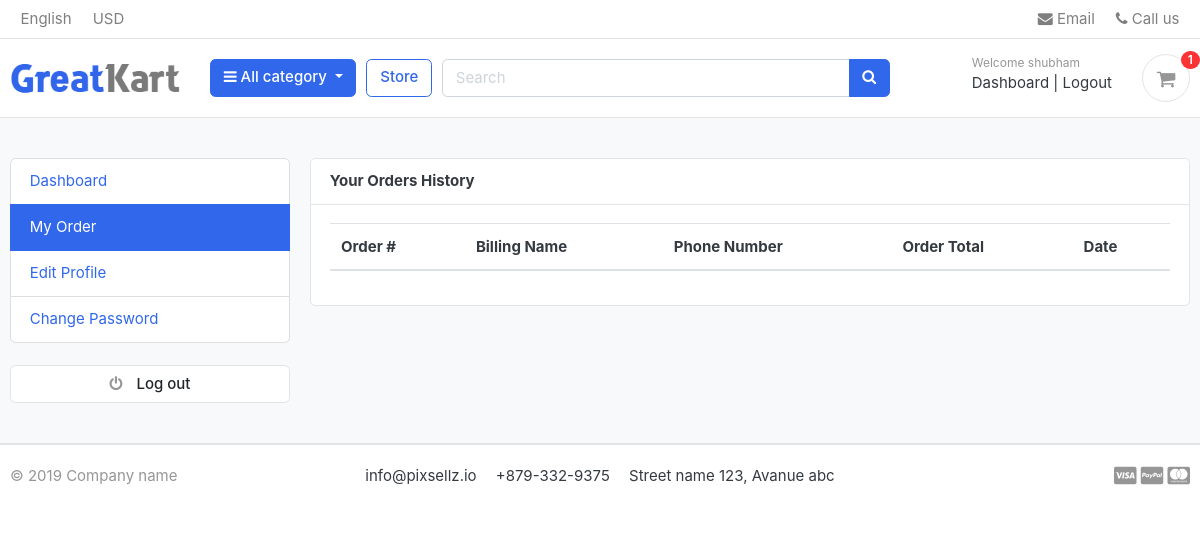
The app's page /accounts/my_orders/ (signed in), older data.
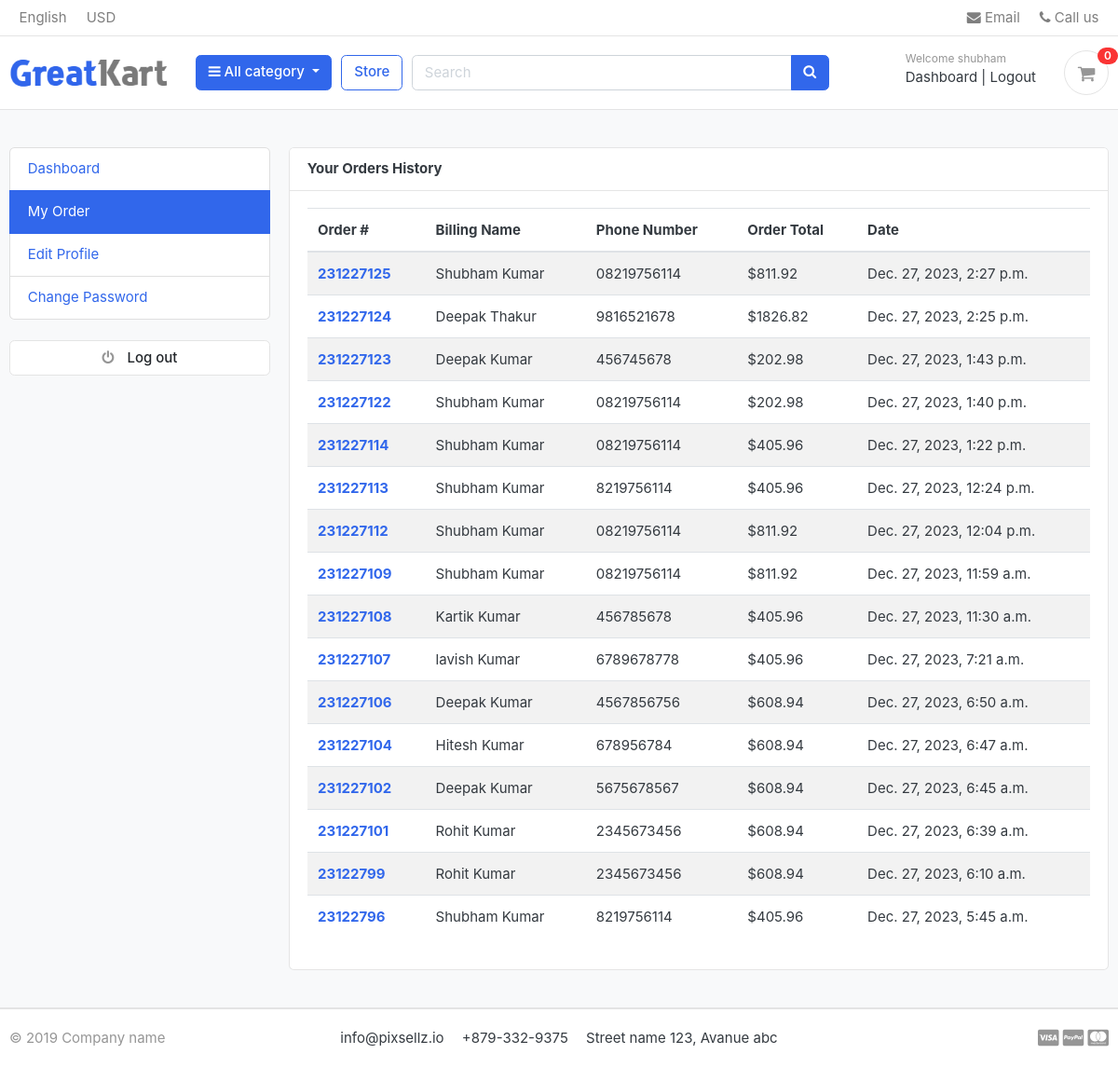
The same page, newer data.
### orders/models.py (models this page shows, shortened)
class Order(models.Model):
   STATUS = (
      ('New', 'New'),
      ('Accepted', 'Accepted'),
      ('Completed', 'Completed'),
      ('Cancelled','Cancelled'),
   )
   user = models.ForeignKey(Account,on_delete=models.SET_NULL,null=True,related_name='user_orders')
   payment = models.ForeignKey(Payment,on_delete=models.SET_NULL,null=True,blank=True,related_name='payment_orders')
   order_number = models.CharField(max_length=100)
   first_name = models.CharField(max_length=100)
   last_name = models.CharField(max_length=100)
   phone_number = models.CharField(max_length=15)
   email = models.CharField(max_length=50)
   address_line_1 = models.CharField(max_length=100)
   address_line_2 = models.CharField(max_length=90,blank=True)
   country = models.CharField(max_length=30)
   state = models.CharField(max_length=20,default='Default State')
   city = models.CharField(max_length=30)
   order_note = models.CharField(max_length=100,blank=True)
   order_total = models.FloatField()
   tax = models.FloatField()
   status = models.CharField(max_length=10,choices=STATUS,default='New')
   ip = models.CharField(blank=True,max_length=20)
   is_ordered = models.BooleanField(default=False)
   created_at = models.DateTimeField(auto_now_add=True)
   updated_at = models.DateTimeField(auto_now_add=True)
   def full_name(self):
      return f"{self.first_name} {self.last_name}"

### accounts/views.py (the view)
# urls.py: path('my_orders/',views.my_orders,name='my_orders'),
@login_required(login_url='login')
def my_orders(request):
   orders = Order.objects.filter(user=request.user,is_ordered=True).order_by('-created_at')
   context={
      'orders':orders,
   }
   return render(request, 'accounts/my_orders.html',context)

### carts/context_processors.py (called while the page is built)
def counter(request):
    cart_count=0
    if 'admin' in request.path:
        return {}
    else:
        try:
            cart = Cart.objects.filter(cart_id=_cart_id(request))
            if request.user.is_authenticated:
                cart_items = CartItem.objects.all().filter(user=request.user)
            else:
                cart_items = CartItem.objects.all().filter(cart = cart[:1])
            for cart_item in cart_items:
                cart_count += cart_item.quantity
        except Cart.DoesNotExist:
            cart_count=0
    return dict(cart_count=cart_count)

### carts/views.py (called while the page is built)
def _cart_id(request): # private function to create a new cart_id
    cart = request.session.session_key
    if not cart:
        cart = request.session.create()
    return cart

### category/context_processors.py (called while the page is built)
def menu_links(request):  #this function will fetch all the categoris from database
    links = Category.objects.all()
    return dict(links=links)

### category/models.py (called while the page is built)
   def get_url(self):
      return reverse('products_by_category',args=[self.slug])

### cart/templates/accounts/my_orders.html (shortened to what this page needs)
{% extends 'cart/base.html' %}
{% load static %}
{% block content %}
<section class="section-conten padding-y bg">
	<div class="container">
		<div class="row">
			{% include "common/dashboard_sidebar.html" %}
			<main class="col-md-9">
				<article class="card">
					<header class="card-header">
						<strong class="d-inline-block mr-3">Your Orders History</strong>
					</header>
					<div class="card-body">
						<div class="row">
							<div class="col-md-12">
                        <table class="table table-striped">
                           <thead>
                             <tr>
                               <th scope="col">Order #</th>
                               <th scope="col">Billing Name</th>
                               <th scope="col">Phone Number</th>
                               <th scope="col">Order Total</th>
                               <th scope="col">Date</th>
                             </tr>
                           </thead>
                           <tbody>
                              {% for order in orders  %}
                                 <tr>
                                    <th scope="row"><a href="{% url "order_detail" order.order_number %}">{{order.order_number}}</a></th>
                                    <td>{{order.full_name}}</td>
                                    <td>{{order.phone_number}}</td>
                                    <td>${{order.order_total}}</td>
                                    <td>{{order.created_at}}</td>
                                 </tr>
                             {% endfor %}
                           </tbody>
                         </table>
							</div>
						</div>
					</div>
				</article>
			</main>
		</div>
	</div>
</section>
{% endblock content %}

### cart/templates/common/navbar.html (shortened to what this page needs)
{% load static %}
<header class="section-header">
	<nav class="navbar p-md-0 navbar-expand-sm navbar-light border-bottom">
		<div class="container">
			<div class="collapse navbar-collapse" id="navbarTop4">
				<ul class="navbar-nav mr-auto">
					<li class="nav-item dropdown">
						<a href="#" class="nav-link"> English </a>
					</li>
					<li class="nav-item dropdown">
						<a href="#" class="nav-link"> USD </a>
					</li>
				</ul>
				<ul class="navbar-nav">
					<li>
						<a href="#" class="nav-link">
							<i class="fa fa-envelope"></i> Email
						</a>
					</li>
					<li>
						<a href="#" class="nav-link">
							<i class="fa fa-phone"></i> Call us
						</a>
					</li>
				</ul>
			</div>
		</div>
	</nav>
	<section class="header-main border-bottom">
		<div class="container">
			<div class="row align-items-center">
				<div class="col-lg-2 col-md-3 col-6">
					<a href="{% url 'home' %}" class="brand-wrap">
						<img class="logo" src="{% static 'cart/images/logo.png' %} " />
					</a>
				</div>
				<div class="col-lg col-sm col-md col-6 flex-grow-0">
					<div class="category-wrap dropdown d-inline-block float-right">
						<button
							type="button"
							class="btn btn-primary dropdown-toggle"
							data-toggle="dropdown">
							<i class="fa fa-bars"></i> All category
						</button>
					</div>
				</div>
				<a href="{% url 'store' %}" class="btn btn-outline-primary">Store</a>
				<div class="col-lg col-md-6 col-sm-12 col">
					<form action="{% url "search" %}" class="search" method="GET">
						<div class="input-group w-100">
							<input
								type="text"
								class="form-control"
								style="width: 60%"
								placeholder="Search"
								name = "keyword" />
							<div class="input-group-append">
								<button class="btn btn-primary" type="submit">
									<i class="fa fa-search"></i>
								</button>
							</div>
						</div>
					</form>
				</div>
				<div class="col-lg-3 col-sm-6 col-8 order-2 order-lg-3">
					<div class="d-flex justify-content-end mb-3 mb-lg-0">
						{% if user.id is None%}
							<div class="widget-header">
								<small class="title text-muted">Welcome guest!</small>
								<div>
									<a href="{% url "login" %}">Sign in</a>
									<span class="dark-transp"> | </span>
									<a href="{% url "register" %}"> Register</a>
								</div>
							</div>
						{% else %}
							<div class="widget-header">
								<small class="title text-muted">Welcome {{user.first_name}}</small>
								<div>
									<a href="{% url "dashboard" %}">Dashboard</a>
									<span class="dark-transp"> | </span>
									<a href="{% url "logout" %}">Logout</a>
								</div>
							</div>
						{% endif %}
						<a href="{% url "cart" %}" class="widget-header pl-3 ml-3">
							<div class="icon icon-sm rounded-circle border">
								<i class="fa fa-shopping-cart"></i>
							</div>
							<span class="badge badge-pill badge-danger notify">{{cart_count}}</span>
						</a>
					</div>
				</div>
			</div>
		</div>
	</section>
</header>

Row changes from the older to the newer data that the page shows:
added Order: order_number "231227125", full_name "Shubham Kumar", phone_number "08219756114", order_total "811.92", created_at "Dec. 27, 2023, 2:27 p.m."
added Order: order_number "231227124", full_name "Deepak Thakur", phone_number "9816521678", order_total "1826.82", created_at "Dec. 27, 2023, 2:25 p.m."
added Order: order_number "231227123", full_name "Deepak Kumar", phone_number "456745678", order_total "202.98", created_at "Dec. 27, 2023, 1:43 p.m."
added Order: order_number "231227122", full_name "Shubham Kumar", phone_number "08219756114", order_total "202.98", created_at "Dec. 27, 2023, 1:40 p.m."
added Order: order_number "231227114", full_name "Shubham Kumar", phone_number "08219756114", order_total "405.96", created_at "Dec. 27, 2023, 1:22 p.m."
added Order: order_number "231227113", full_name "Shubham Kumar", phone_number "8219756114", order_total "405.96", created_at "Dec. 27, 2023, 12:24 p.m."
added Order: order_number "231227112", full_name "Shubham Kumar", phone_number "08219756114", order_total "811.92", created_at "Dec. 27, 2023, 12:04 p.m."
added Order: order_number "231227109", full_name "Shubham Kumar", phone_number "08219756114", order_total "811.92", created_at "Dec. 27, 2023, 11:59 a.m."
added Order: order_number "231227108", full_name "Kartik Kumar", phone_number "456785678", order_total "405.96", created_at "Dec. 27, 2023, 11:30 a.m."
added Order: order_number "231227107", full_name "lavish Kumar", phone_number "6789678778", order_total "405.96", created_at "Dec. 27, 2023, 7:21 a.m."
added Order: order_number "231227106", full_name "Deepak Kumar", phone_number "4567856756", order_total "608.94", created_at "Dec. 27, 2023, 6:50 a.m."
added Order: order_number "231227104", full_name "Hitesh Kumar", phone_number "678956784", order_total "608.94", created_at "Dec. 27, 2023, 6:47 a.m."
added Order: order_number "231227102", full_name "Deepak Kumar", phone_number "5675678567", order_total "608.94", created_at "Dec. 27, 2023, 6:45 a.m."
added Order: order_number "231227101", full_name "Rohit Kumar", phone_number "2345673456", order_total "608.94", created_at "Dec. 27, 2023, 6:39 a.m."
added Order: order_number "23122799", full_name "Rohit Kumar", phone_number "2345673456", order_total "608.94", created_at "Dec. 27, 2023, 6:10 a.m."
added Order: order_number "23122796", full_name "Shubham Kumar", phone_number "8219756114", order_total "405.96", created_at "Dec. 27, 2023, 5:45 a.m."
Text that changed along with them:
{{ cart_count }}: "1" → "0"
